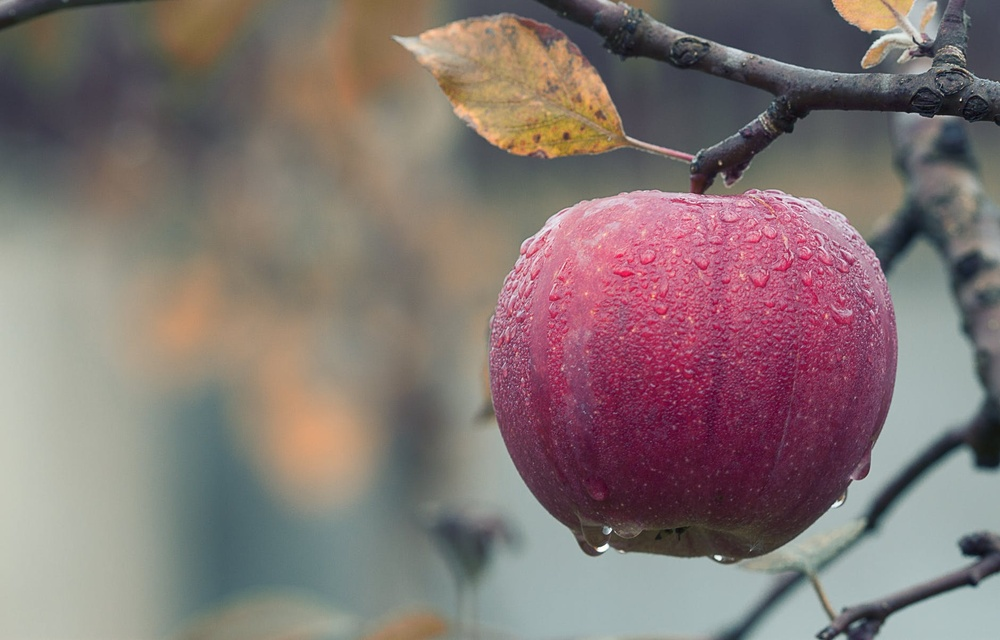
#> input picture lab8/variant-3.jpeg, 1000 x 640 px, shrunk from 1880 x 1204 before the run, given in place of the camera
$ python task2.py
#> lines starting #> are read from the running program, lines starting #| are printed output that depends on the picture; after the words box and inside, x2 and y2 are one past the last pixel; in counts of white or black regions, pixels touching at a corner belong together
import cv2
import numpy as np
cap = cv2.VideoCapture(0)
count = 0
while True:
    ret, frame = cap.read()
#> frame is the input picture: shape (640, 1000, 3); mean B, G, R 115.3, 117.1, 131.6
    if not ret: break
    h,w,_ = frame.shape
#> h = 640; w = 1000
    gray = cv2.cvtColor(frame, cv2.COLOR_BGR2GRAY)
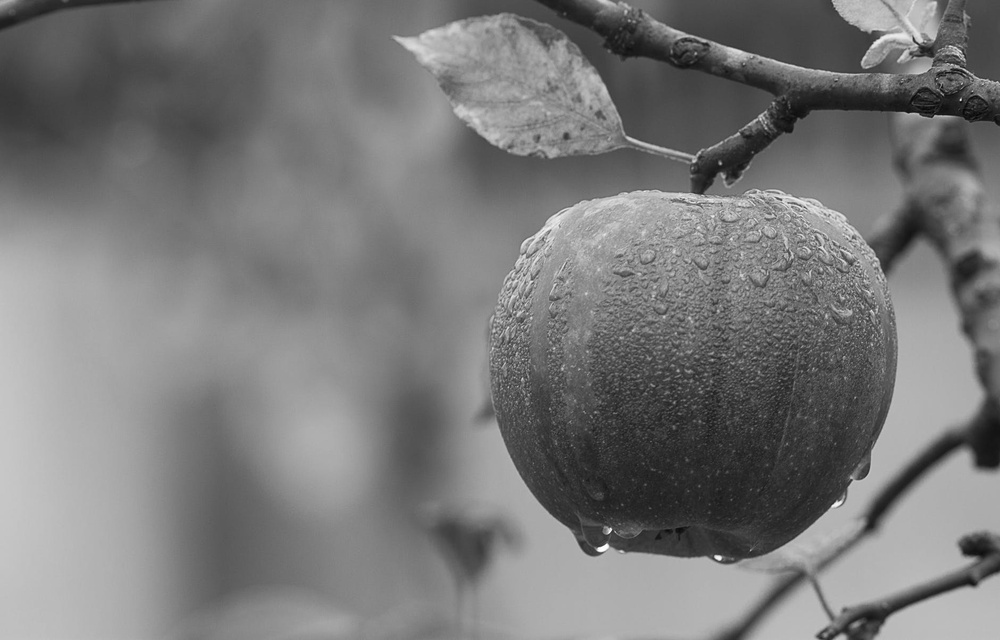
#> gray: shape (640, 1000); min 3, max 255, mean 121.2
    mask = cv2.adaptiveThreshold(gray, 255, cv2.ADAPTIVE_THRESH_GAUSSIAN_C, cv2.THRESH_BINARY_INV, 11, 2)
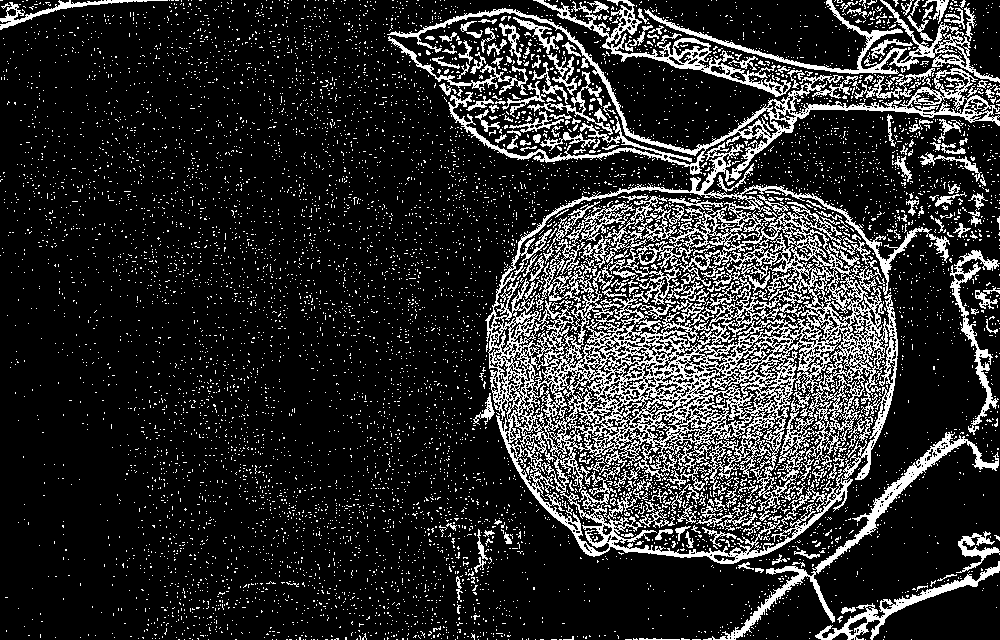
#> mask: shape (640, 1000); 17.4% white in thin lines or dots
    cont, _ = cv2.findContours(mask, cv2.RETR_EXTERNAL, cv2.CHAIN_APPROX_SIMPLE)
#> cont = 7527 contours, 7433 with area under 20; largest, box (x1, y1, x2, y2) and area: (387, 8, 1000, 564) 130375, (533, 0, 791, 97) 3146, (703, 432, 999, 640) 2958, (644, 0, 1000, 83) 2758, (815, 561, 1000, 640) 1696
    center = None
    if cont:
        largest_cont = max(cont, key=cv2.contourArea)
#> largest_cont = contour of 5331 points, box (x1, y1, x2, y2) (387, 8, 1000, 564), area 130375
        M = cv2.moments(largest_cont)
#> M = moments, m00 130375, centre m10/m00, m01/m00 = (693.3, 354.3)
        if M["m00"] > 0:
            cx = int(M["m10"]/M["m00"])
#> cx = 693
            cy = int(M["m01"]/M["m00"])
#> cy = 354
            center = (cx, cy)
#> center = (693, 354)
            cv2.circle(frame,center,5,(0,255,255),-1)
#> frame: shape (640, 1000, 3); 0.01% of pixels changed, all inside (x1, y1, x2, y2) = (688, 349, 699, 360)
    cv2.imshow("Image", frame)
    if cv2.waitKey(1) & 0xFF == ord('q'):
#> (key q is pressed here)
        break

cap.release()
cv2.destroyAllWindows()
